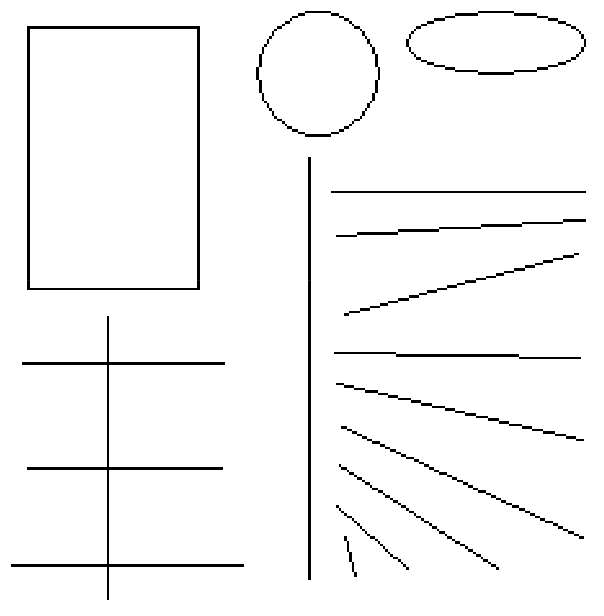
#> input picture src/feature_detection/shape.png, 604 x 616 px
$ python -i canny.py   (imports and definitions only)
#> lines starting #> are read from the running program, lines starting #| are printed output that depends on the picture; after the words box and inside, x2 and y2 are one past the last pixel; in counts of white or black regions, pixels touching at a corner belong together
#> further down, picture is the input picture: shape (616, 604); min 0, max 255, mean 246.6
### src/segmentation/sobel.py
# Author: KhanhLQ

import numpy as np


class SobelDetectionEdge:
    def __init__(self, img, Sx=None, Sy=None, threshold=None):
        self.img = img
        self.Sx = Sx
        self.Sy = Sy
        self.threshold = threshold
        self.Gx = None
        self.Gy = None
        self.G = None

        if threshold is None:
            self.threshold = 100

        if Sx is None:
            self.Sx = [[-1, -2, -1],
                       [0, 0, 0],
                       [1, 2, 1]]

        if Sy is None:
            self.Sy = [[-1, 0, 1],
                       [-2, 0, 2],
                       [-1, 0, 1]]

    def get_gradient_of_x(self):
        """
        Calculate the gradient of x by convolution image with Sx
        :return:  Matrix of float
        """
        if self.Gx is None:
            self.set_gradient_of_x()
        return self.Gx

    def get_gradient_of_y(self):
        """
        Calculate the gradient of y by convolution image with Sy
        :return:  Matrix of float
        """
        if self.Gy is None:
            self.set_gradient_of_y()
        return self.Gy

    def get_gradient_magnitude(self):
        """
        Check if gradient of x and y exist then set the magnitude
        :return:
        """
        if self.Gx is not None and self.Gy is not None:
            self.set_gradient_magnitude()
        else:
            self.set_gradient_of_x()
            self.set_gradient_of_y()
            self.set_gradient_magnitude()
        return self.G

    def get_gradient_magnitude_after_thresholding(self):
        return self.thresholding(self.img, self.threshold)

    def set_gradient_of_x(self):
        self.Gx = self.calculate_convolution(self.img, self.Sx)

    def set_gradient_of_y(self):
        self.Gy = self.calculate_convolution(self.img, self.Sy)

    def set_gradient_magnitude(self):
        self.G = np.sqrt(np.square(self.Gx) + np.square(self.Gy))

    # [5 lines left out: function sobel, not called in this run]

    @staticmethod
    def calculate_convolution(image, mask):
        height, width = image.shape
#> height = 616; width = 604
        k = int((len(mask) - 1) / 2)

        # initialize the result
        out = np.zeros((height, width))

        # rendering
        for i in range(k, height - k):
            for j in range(k, width - k):
                sum = 0
                for m in range(-k, k + 1):
                    for n in range(-k, k + 1):
                        sum = sum + image[i + m][j + n] * mask[k + m][k + n]
                out[i][j] = sum
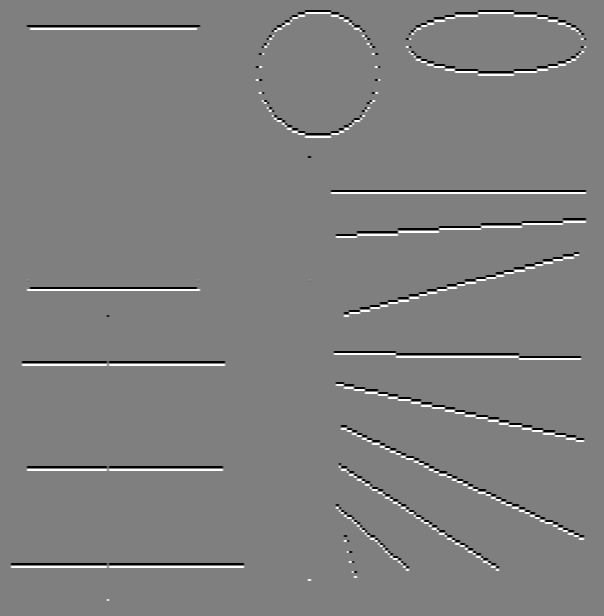
#> out: shape (616, 604) float64; min -1020, max 1020, mean 0; drawn with min black and max white
        return out

    # [10 lines left out: function thresholding, not called in this run]

### src/segmentation/canny.py
# Author: KhanhLQ

from segmentation.sobel import SobelDetectionEdge
from __utils__.general import pickle_load_object, show_image
from scipy import ndimage
import numpy as np
import scipy
import math


class CannyEdgeDetection:
    def __init__(self, img, gradient_x=None, gradient_y=None, gradient=None):
        self.img = img
        self.gradient_magnitude_of_x = gradient_x
        self.gradient_magnitude_of_y = gradient_y
        self.gradient_magnitude = gradient
        self.theta = None
        if self.gradient_magnitude is None:
            self.compute_gradient()
        self.compute_theta()

    def compute_gradient(self):
        sobel = SobelDetectionEdge(img=self.img)
        self.gradient_magnitude_of_x = sobel.get_gradient_of_x()
        self.gradient_magnitude_of_y = sobel.get_gradient_of_y()
#> after the loop in calculate_convolution (call 2), `for i in range(k, height - k):`:
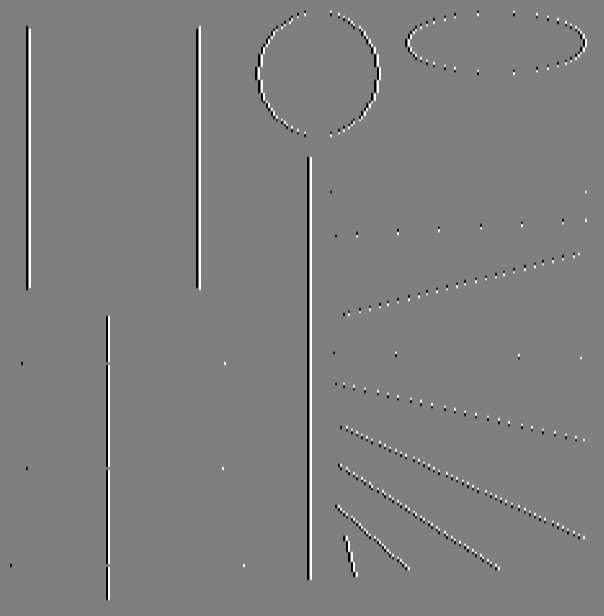
#> out: shape (616, 604) float64; min -1020, max 1020, mean 0; drawn with min black and max white
        self.gradient_magnitude = sobel.get_gradient_magnitude()

    def compute_theta(self):
        try:
            # [6 lines of commented-out code are left out]
            self.theta = np.arctan2(self.gradient_magnitude_of_y, self.gradient_magnitude_of_x)
        except Exception as e:
            pass

    def canny(self):
        self.non_maximal_suppression(self.gradient_magnitude, self.theta)
        pass

    @staticmethod
    def non_maximal_suppression(G, theta):
        """
            Performs non-maximal-suppression of gradients.
            Bins into 4 directions (up/down, left/right, both diagonals),
            and sets non-maximal elements in a 3x3 neighborhood to zero.
            Args:
                G: A (height, width) float numpy array of gradient magnitudes.
                theta: A (height, width) float numpy array of gradient directions.
            Returns:
                suppressed: A (height, width) float numpy array of suppressed
                    gradient magnitudes.
        """

        theta *= 180.0 / np.pi
        theta[theta > 180.0] -= 180.0
        hits = np.zeros_like(G, dtype=bool)
        correlate = ndimage.correlate
        correlate1d = ndimage.correlate1d
        convolve = ndimage.convolve
        convolve1d = ndimage.convolve1d

        kernel = np.array([0.0, 1.0, -1.0])
        mask = np.logical_or(theta < 22.5, theta > 157.5)
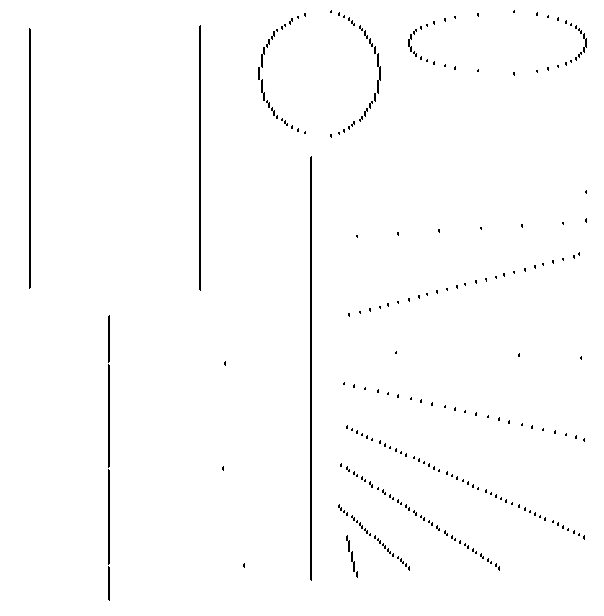
#> mask: shape (616, 604) bool; 98.8% white; black in thin lines or dots, all inside (x1, y1, x2, y2) = (29, 10, 587, 601)
        hits[mask] = np.logical_and(correlate1d(G, kernel, axis=-1)[mask] >= 0.0,
                                    convolve1d(G, kernel, axis=-1)[mask] >= 0.0)
#> hits: shape (616, 604) bool; 96.8% white; 193 black regions (77 under 20 px), largest, box (x1, y1, x2, y2) and area: (306, 156, 313, 581) 2131, (195, 25, 202, 291) 1329, (25, 25, 32, 291) 1319

        mask = np.logical_and(theta >= 67.5, theta < 112.5)
#> mask: shape (616, 604) bool; 0.89% white in thin lines or dots, all inside (x1, y1, x2, y2) = (29, 11, 587, 600)
        hits[mask] = np.logical_and(correlate1d(G, kernel, axis=0)[mask] >= 0.0,
                                    convolve1d(G, kernel, axis=0)[mask] >= 0.0)
#> hits: shape (616, 604) bool; 97.6% white; black in thin lines or dots

        kernel = np.array([[0.0, 0.0, 0.0],
                           [0.0, 1.0, 0.0],
                           [0.0, 0.0, -1.0]])
        mask = np.logical_and(theta >= 22.5, theta < 67.5)
#> mask: shape (616, 604) bool; 0.12% white in thin lines or dots, all inside (x1, y1, x2, y2) = (29, 12, 587, 601)
        hits[mask] = np.logical_and(correlate(G, kernel)[mask] >= 0.0,
                                    convolve(G, kernel)[mask] >= 0.0)
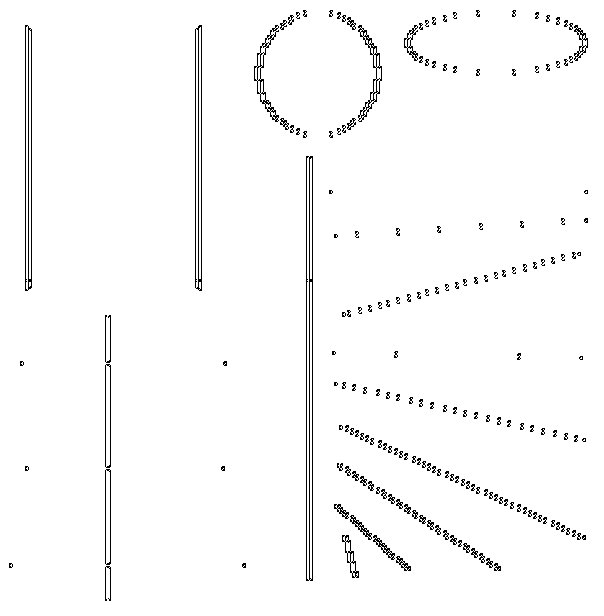
#> hits: shape (616, 604) bool; 97.6% white; black in thin lines or dots

        kernel = np.array([[0.0, 0.0, 0.0],
                           [0.0, 1.0, 0.0],
                           [-1.0, 0.0, 0.0]])
        mask = np.logical_and(theta >= 112.5, theta < 157.5)
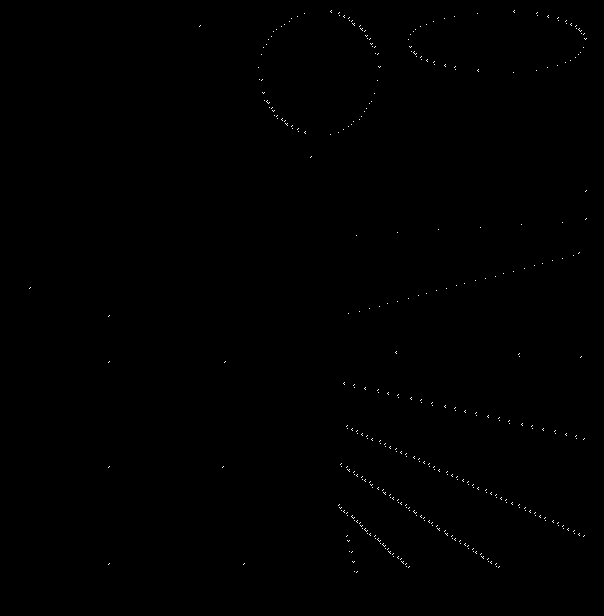
#> mask: shape (616, 604) bool; 0.18% white in thin lines or dots, all inside (x1, y1, x2, y2) = (29, 10, 587, 573)
        hits[mask] = np.logical_and(correlate(G, kernel)[mask] >= 0.0,
                                    convolve(G, kernel)[mask] >= 0.0)
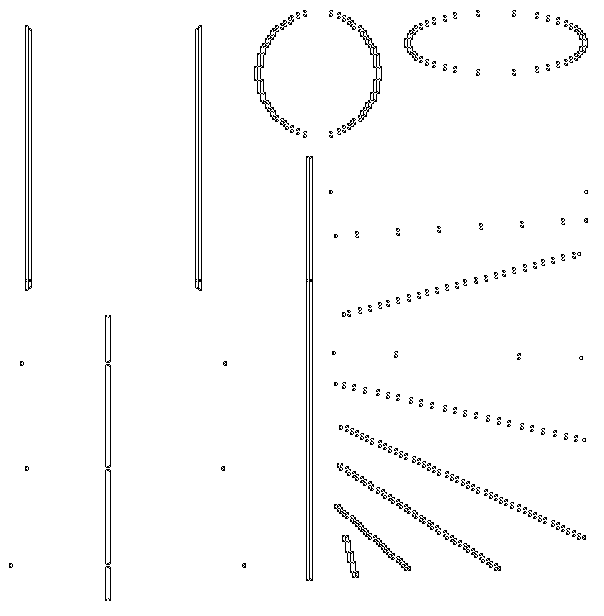
#> hits: shape (616, 604) bool; 97.7% white; black in thin lines or dots

        suppressed = G.copy()
        suppressed[np.logical_not(hits)] = 0.0
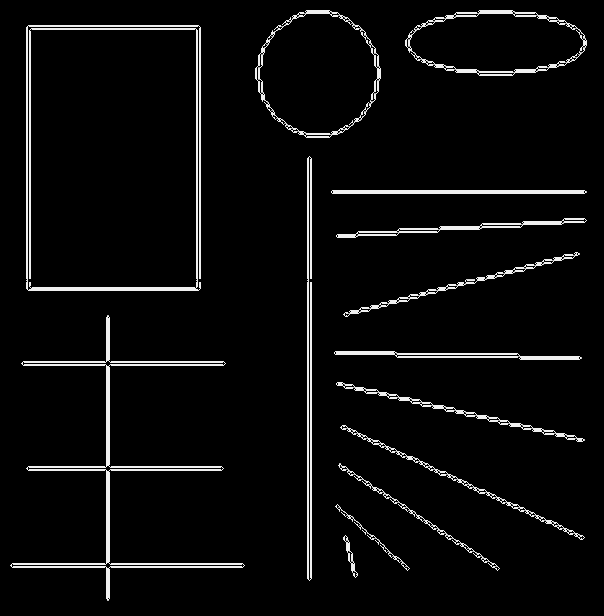
#> suppressed: shape (616, 604) float64; min 0, max 1081.9, mean 47.6; drawn with min black and max white

        return suppressed

    @staticmethod
    def double_thresholding(img, high, low):
        out = np.copy(img)
        height, width = img.shape

        # if a pixel value greater than high threshold, it is strong edge
        strong_edges = (out > high)

        # strong edges is 2, weak edges is 1, non-edge is zero
        threshold_edges = np.array(strong_edges.astype(np.uint8)) + (out > low)

        for r in range(0, height - 1):
            for c in range(0, width - 1):
                if threshold_edges[r][c] != 1:
                    continue # not the weak edge

                # patch 3x3 surrounding current pixel
                local_patch = threshold_edges[r - 1: r + 2, c - 1: c + 2]
                patch_max = np.max(local_patch)
                if patch_max == 2:
                    threshold_edges[r][c] = 2
                else:
                    threshold_edges[r][c] = 0

        # fit image dtype
        max_value = np.iinfo(threshold_edges.dtype).max
        threshold_edges[threshold_edges > 0] = max_value
        return threshold_edges

>>> import cv2
>>> picture = cv2.imread('../feature_detection/shape.png', cv2.IMREAD_GRAYSCALE)
>>> result = CannyEdgeDetection(picture).canny()
